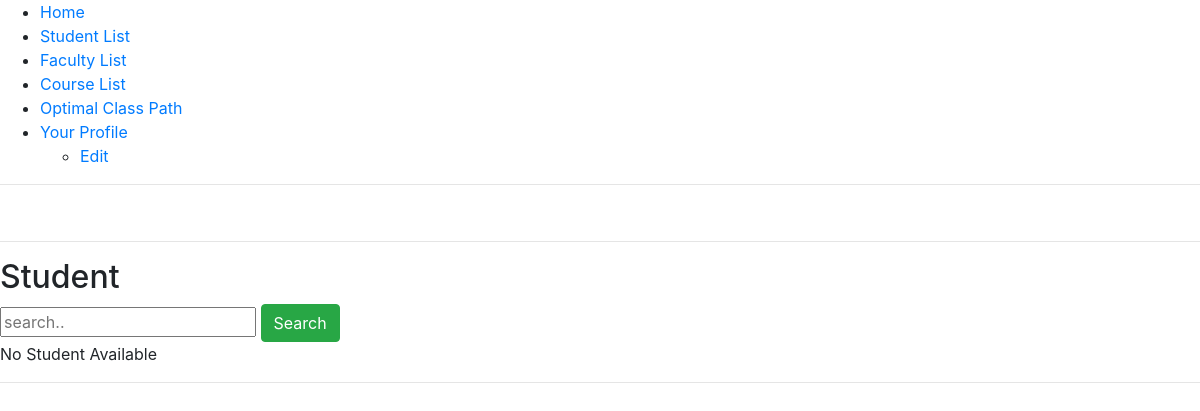
The page /LandingPage/students/ on the database as committed earlier.
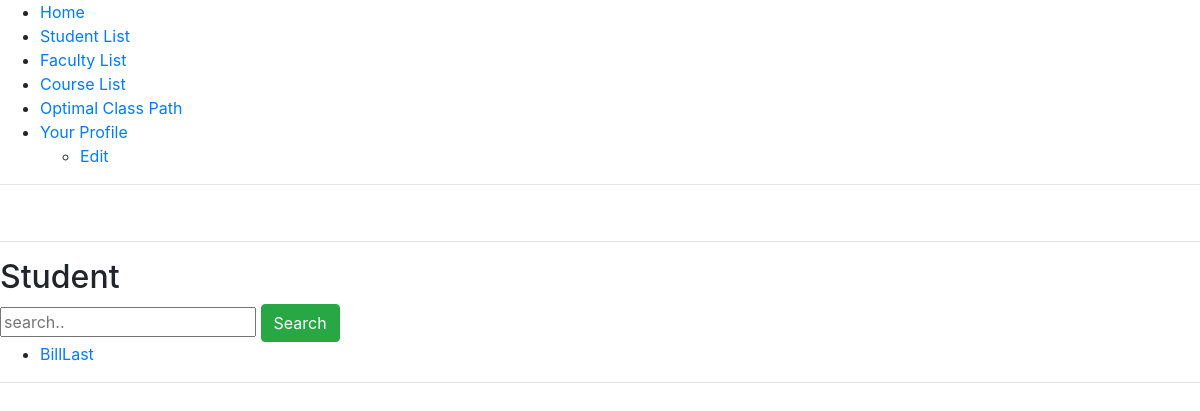
The same page on the database as committed later.
### accounts/models.py (models this page shows, shortened)
class Student(models.Model):
	student_id = models.IntegerField()
	student_name_first = models.CharField(max_length=50)
	student_name_last = models.CharField(max_length=50)
	student_email = models.CharField(max_length=50)

### LandingPage/views.py (the view)
# urls.py: path('students/', views.StudentListView, name='all_students'),
def StudentListView(request, ):
    student_list = []
    query = request.GET.get('q')
    if query:
        try:
            student_objects = Student.objects.filter(student_name_first__contains = query)
            for student_object in student_objects:
                student_list.append(student_object)
            student_objects = Student.objects.filter(student_name_last__contains = query)
            for student_object in student_objects:
                student_list.append(student_object)
        except:
            student_list = []
    else:
        student_objects = Student.objects.all()
        for student_object in student_objects:
            student_list.append(student_object)
    return render(request, 'LandingPage/student_list.html', {'student_list': student_list})

### LandingPage/templates/LandingPage/student_list.html
{% extends 'base_layout.html' %}
{% block content %}
<h2> Student </h2>
<form method = "GET" action = "{% url 'LandingPage:all_students'%}">
    <input name="q" value = "{{request.GET.q}}" placeholder = "search..">
    <button class="btn btn-success" type="submit">
	    Search
	</button>
</form>
{% if student_list %}
<ul>
    {% for student in student_list %}
    <li>
        <a href="{% url 'LandingPage:single_student' student.student_id %}">{{ student.student_name_last }}</a>
    </li>
    {% endfor %}
</ul>
{% else %}
<p>
    No Student Available
</p>
{% endif %}
{% endblock %}

Rows that differ between the two databases and show on the page:
added Student: student_name_last "BillLast"
Other text that changed with them:
text no longer shown: "No Student Available"
